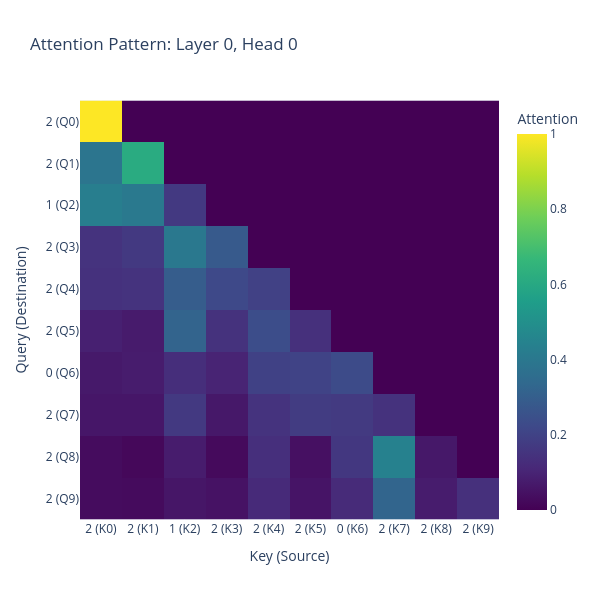

Notebook code for this chart:
### Code cell
plot_attention_heatmap(cache, layer_idx=0, head_idx=0, tokens=token_labels)

### Figure 1 — Plotly figure (JSON) as saved in the notebook; plotly's stock layout.template omitted (floating-point values rounded to 4 significant figures)
{"data": [{"coloraxis": "coloraxis", "hovertemplate": "Key (Source): %{x}<br>Query (Destination): %{y}<br>Attention: %{z}<extra></extra>", "name": "0", "type": "heatmap", "x": ["2 (K0)", "2 (K1)", "1 (K2)", "2 (K3)", "2 (K4)", "2 (K5)", "0 (K6)", "2 (K7)", "2 (K8)", "2 (K9)"], "xaxis": "x", "y": ["2 (Q0)", "2 (Q1)", "1 (Q2)", "2 (Q3)", "2 (Q4)", "2 (Q5)", "0 (Q6)", "2 (Q7)", "2 (Q8)", "2 (Q9)"], "yaxis": "y", "z": [[1.0, 0.0, 0.0, 0.0, 0.0, 0.0, 0.0, 0.0, 0.0, 0.0], [0.3886, 0.6114, 0.0, 0.0, 0.0, 0.0, 0.0, 0.0, 0.0, 0.0], [0.4284, 0.4039, 0.1677, 0.0, 0.0, 0.0, 0.0, 0.0, 0.0, 0.0], [0.1488, 0.1674, 0.3999, 0.2838, 0.0, 0.0, 0.0, 0.0, 0.0, 0.0], [0.1413, 0.1489, 0.2941, 0.2218, 0.1938, 0.0, 0.0, 0.0, 0.0, 0.0], [0.08824, 0.0746, 0.3195, 0.1436, 0.2364, 0.1376, 0.0, 0.0, 0.0, 0.0], [0.06721, 0.07673, 0.1302, 0.09848, 0.1968, 0.2025, 0.2282, 0.0, 0.0, 0.0], [0.06025, 0.06054, 0.169, 0.06601, 0.1493, 0.177, 0.1715, 0.1464, 0.0, 0.0], [0.03017, 0.01982, 0.07832, 0.02434, 0.1345, 0.04365, 0.1621, 0.4421, 0.06497, 0.0], [0.03241, 0.02895, 0.05962, 0.04923, 0.1193, 0.05401, 0.1196, 0.321, 0.07736, 0.1385]]}], "layout": {"coloraxis": {"cmax": 1, "cmin": 0, "colorbar": {"title": {"text": "Attention"}}, "colorscale": [[0, "#440154"], [0.1111, "#482878"], [0.2222, "#3e4989"], [0.3333, "#31688e"], [0.4444, "#26828e"], [0.5556, "#1f9e89"], [0.6667, "#35b779"], [0.7778, "#6ece58"], [0.8889, "#b5de2b"], [1, "#fde725"]]}, "height": 600, "title": {"text": "Attention Pattern: Layer 0, Head 0"}, "width": 600, "xaxis": {"anchor": "y", "constrain": "domain", "domain": [0, 1], "scaleanchor": "y", "title": {"text": "Key (Source)"}}, "yaxis": {"anchor": "x", "autorange": "reversed", "constrain": "domain", "domain": [0, 1], "title": {"text": "Query (Destination)"}}}}
